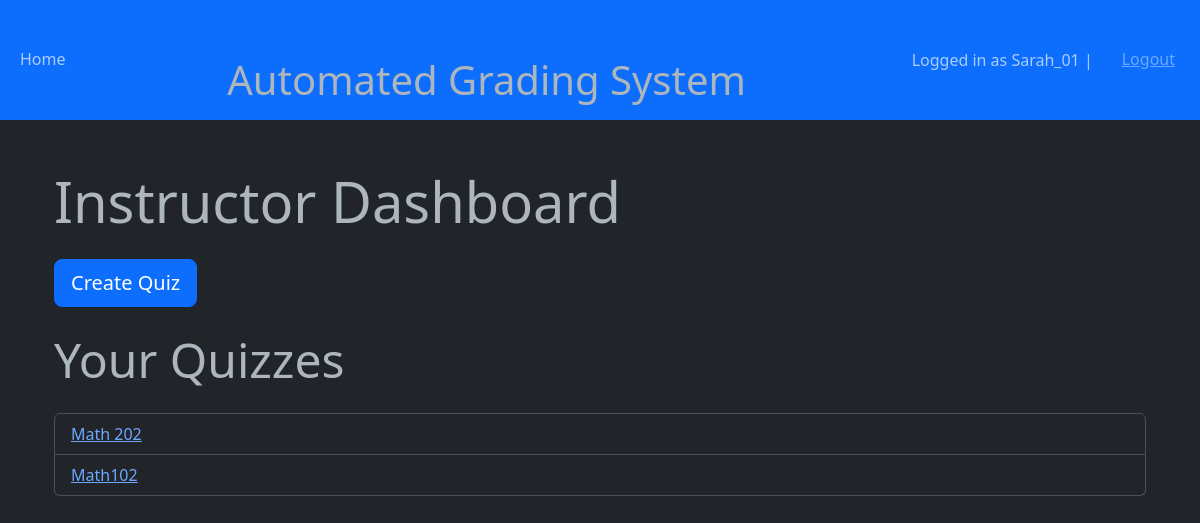
Page /instructor_dashboard/ (signed in) on the committed database.
### QuizApp/models.py (models this page shows, shortened)
class CustomUser(AbstractUser):
    is_instructor = models.BooleanField(default=False)

class Quiz(models.Model):
    created_by = models.ForeignKey(settings.AUTH_USER_MODEL, related_name='quizzes', on_delete=models.CASCADE, null=True)
    name = models.CharField(max_length=255)
    description = models.TextField(default="No description available.")
    cut_off_score = models.PositiveIntegerField(default=0)
    duration = models.IntegerField(default=30)  # Duration in minutes

### QuizApp/views.py (the view)
# urls.py: path('instructor_dashboard/', views.instructor_dashboard, name='instructor_dashboard'),
@login_required
def instructor_dashboard(request):
    quizzes = Quiz.objects.all()
    return render(request, 'QuizApp/instructor_dashboard.html', {'quizzes': quizzes})

### QuizApp/templates/QuizApp/instructor_dashboard.html (shortened to what this page needs)
{% extends 'QuizApp/base.html' %}
{% block content %}
  <div class="container mt-5">
    <div class="row">
      <div class="col-md-12">
        <h1 class="display-4 mb-4" >Instructor Dashboard</h1>
        <a href="{% url 'create_quiz' %}" class="btn btn-primary btn-lg mb-4" >Create Quiz</a>
        <h1 class="display-5 mb-4" >Your Quizzes</h1>
        <ul class="list-group" >
          {% for quiz in quizzes %}
            <li class="list-group-item">
              <a href="{% url 'edit_quiz' quiz.id %}" >{{ quiz.name }} </a>
            </li>
          {% endfor %}
        </ul>
      </div>
    </div>
  </div>
{% endblock %}

### QuizApp/templates/QuizApp/base.html (shortened to what this page needs)
{% load static %}
<!DOCTYPE html>
<html lang="en">
    <head>
        <link rel="stylesheet" type="text/css" href="{% static 'css/styles.css' %}">
        <link href="https://cdn.jsdelivr.net/npm/bootstrap@5.3.0/dist/css/bootstrap.min.css" rel="stylesheet">
    </head>
    <body data-bs-theme="dark">
        <nav class="navbar navbar-expand-lg bg-primary ">
            <div class="container-fluid" >
                <div>
                    <ul class="navbar-nav nav-underline">
                        <li class="nav-item">
                            <a class="nav-link" href="{% url 'home' %}">Home</a>
                        </li>
                    </ul>
                </div>
                <div class="row">
                    <ul class="navbar-nav nav-underline">
                        <li>
                            <div class="col"><h1 class="text-center mt-5">Automated Grading System</h1></div>
                        </li>
                    </ul>
                </div>
                <div>
                    <ul class="navbar-nav nav-underline">
                        {% if user.is_authenticated %}
                        <span class="navbar-text">Logged in as {{user.username}} | </span>
                        <li class="nav-item">
                            <form method="POST" action="{% url 'logout' %}" style="display:inline;">
                                <button type="submit" class="btn btn-link">Logout</button>
                            </form>
                        </li>
                        {% else %}
                        <li class="nav-item">
                            <a class="nav-link" href="{% url 'login' %}">Login</a>
                        </li>
                        {% endif %}
                    </ul>
                </div>
            </div>
        </nav>
        <div class="container">
        {% block content %}
        {% endblock %}
        </div>
    </body>
</html>

### QuizApp/static/css/styles.css (style rules this page uses)
:root { --bs-primary: #00a76a; --bs-secondary: #38b1c2; --bs-primary-fg: #75b9d4; --bs-success: #006e72; --bs-background-body: #010408; --bs-text: #ffffff; --bs-link: #017c6e; }
body { background-color: var(--bs-background-body); color: var(--bs-text); }
a { color: var(--bs-link); }

### rows in the picture
CustomUser: username "Sarah_01"
Quiz: name "Math 202"
Quiz: name "Math102"
